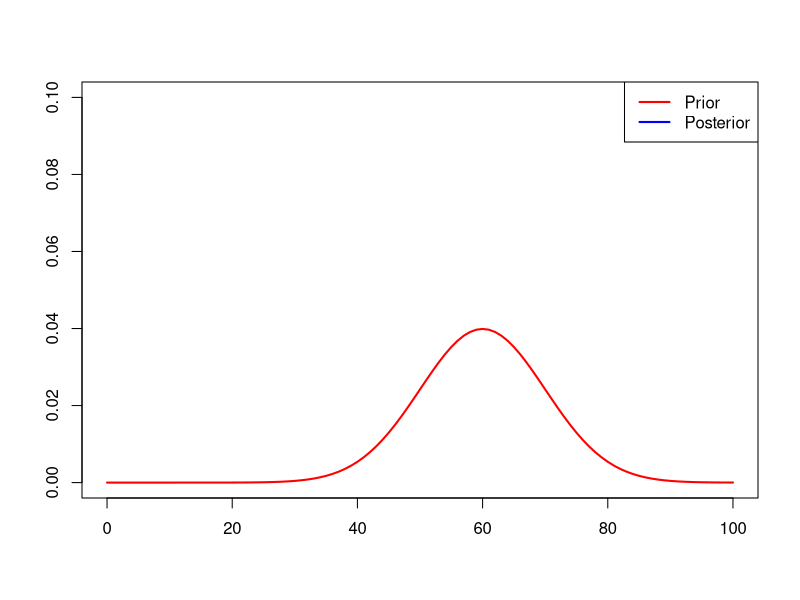
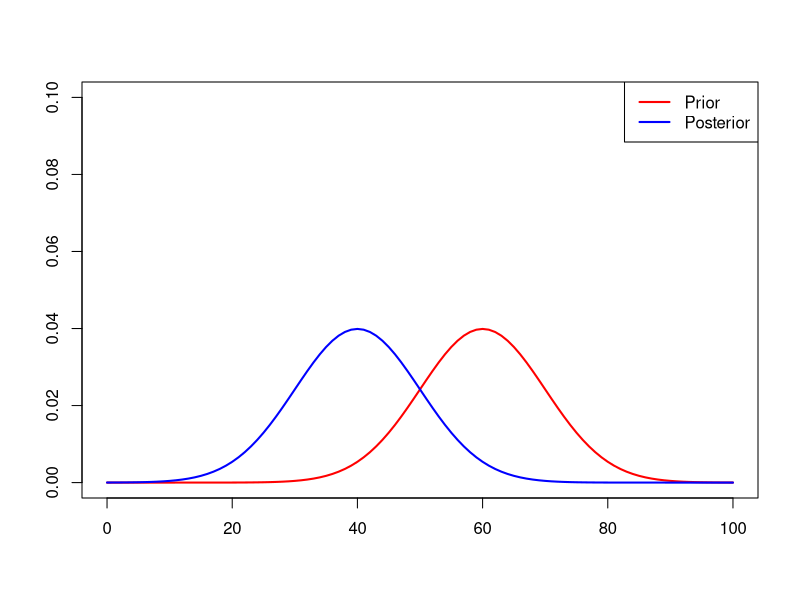
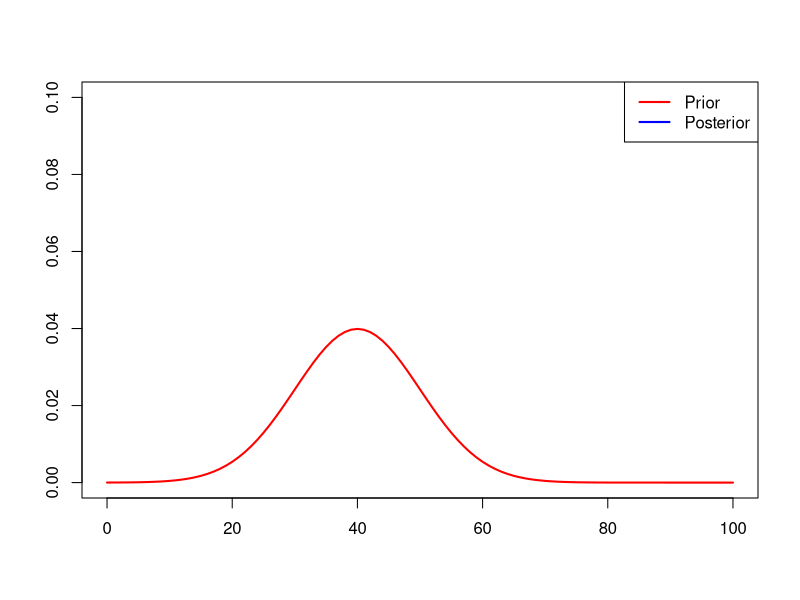
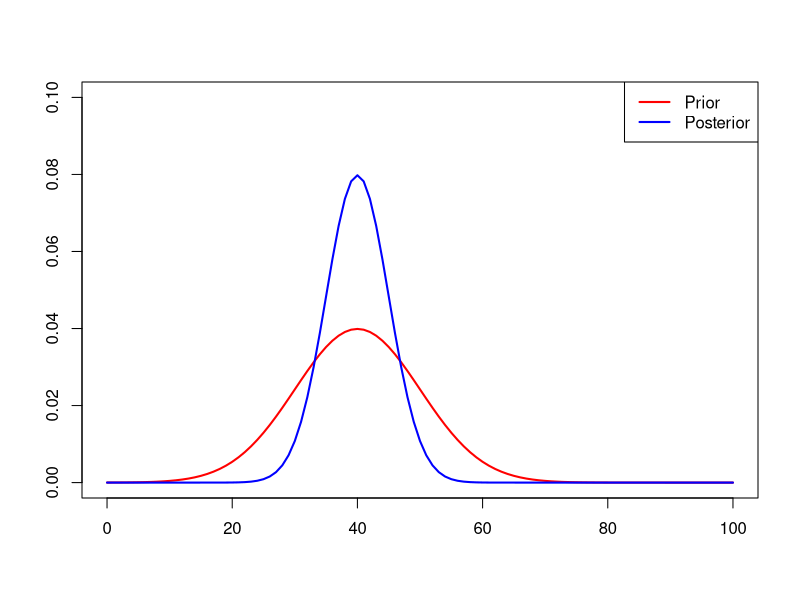
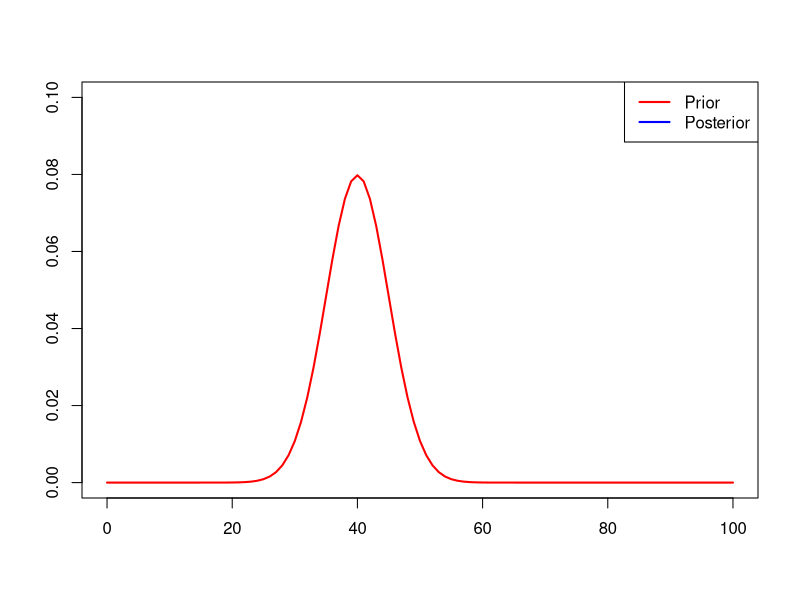
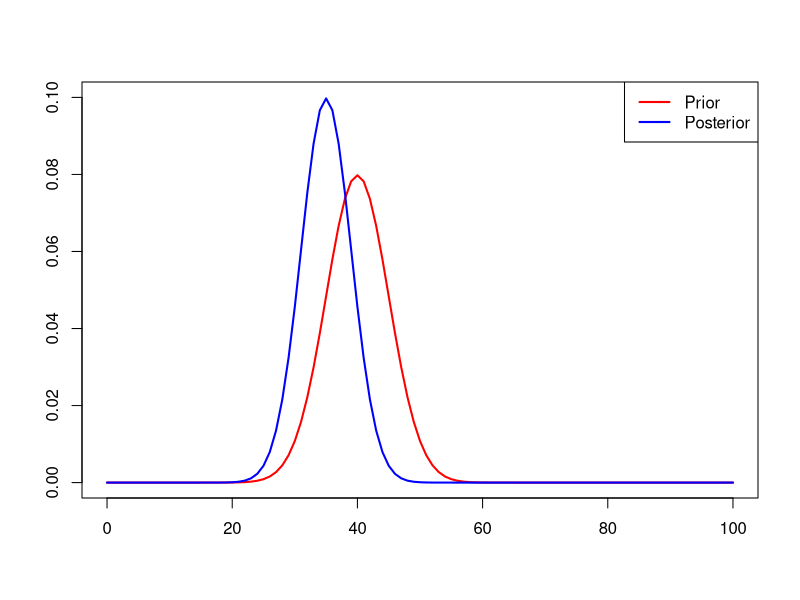
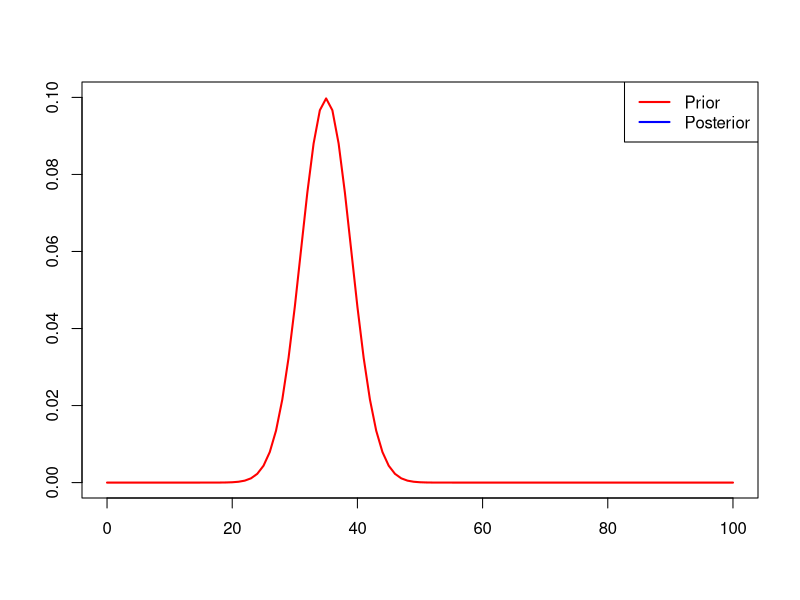
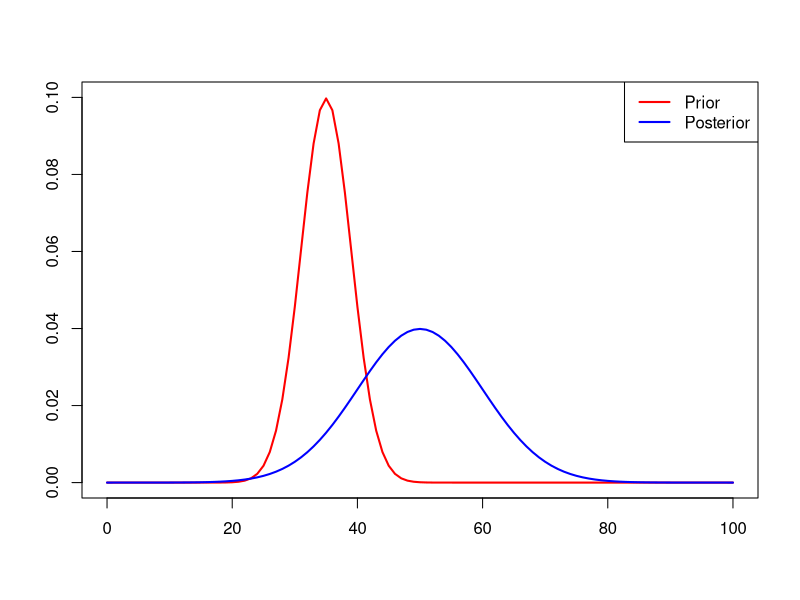

R code for these plots, in order:
## ---- chunk 1
curve(dnorm(x, mean = 60, sd = 10), from = 0, to = 100, ylim = c(0, 0.1), col="red", xlab="", lwd=2, ylab="")
legend("topright", legend = c("Prior", "Posterior"), col = c("red", "blue"), lwd=2)
## ---- chunk 2
# plot(y ~ rnorm(0, 1))
curve(dnorm(x, mean = 60, sd = 10), from = 0, to = 100, ylim = c(0, 0.1), col="red", lwd=2, xlab="", ylab="")
curve(dnorm(x, mean = 40, sd = 10), from = 0, to = 100, col="blue", lwd=2, add=TRUE)
legend("topright", legend = c("Prior", "Posterior"), col = c("red", "blue"), lwd=2)
## ---- chunk 3
curve(dnorm(x, mean = 40, sd = 10), from = 0, to = 100, ylim = c(0, 0.1), col="red", xlab="", ylab="", lwd=2)
legend("topright", legend = c("Prior", "Posterior"), col = c("red", "blue"), lwd=2)
## ---- chunk 4
# plot(y ~ rnorm(0, 1))
curve(dnorm(x, mean = 40, sd = 10), from = 0, to = 100, ylim = c(0, 0.1), col="red", lwd=2, xlab="", ylab="")
curve(dnorm(x, mean = 40, sd = 5), from = 0, to = 100, col="blue", lwd=2, add=TRUE)
legend("topright", legend = c("Prior", "Posterior"), col = c("red", "blue"), lwd=2)
## ---- chunk 5
curve(dnorm(x, mean = 40, sd = 5), from = 0, to = 100, ylim = c(0, 0.1), col="red", lwd=2, xlab="", ylab="")
legend("topright", legend = c("Prior", "Posterior"), col = c("red", "blue"), lwd=2)
## ---- chunk 6
# plot(y ~ rnorm(0, 1))
curve(dnorm(x, mean = 40, sd = 5), from = 0, to = 100, ylim = c(0, 0.1), col="red", lwd=2, xlab="", ylab="")
curve(dnorm(x, mean = 35, sd = 4), from = 0, to = 100, col="blue", lwd=2, add=TRUE)
legend("topright", legend = c("Prior", "Posterior"), col = c("red", "blue"), lwd=2)
## ---- chunk 7
curve(dnorm(x, mean = 35, sd = 4), from = 0, to = 100, ylim = c(0, 0.1), col="red", lwd=2, xlab="", ylab="")
legend("topright", legend = c("Prior", "Posterior"), col = c("red", "blue"), lwd=2)
## ---- chunk 8
# plot(y ~ rnorm(0, 1))
curve(dnorm(x, mean = 35, sd = 4), from = 0, to = 100, ylim = c(0, 0.1), col="red", lwd=2, xlab="", ylab="")
curve(dnorm(x, mean = 50, sd = 10), from = 0, to = 100, col="blue", lwd=2, add=TRUE)
legend("topright", legend = c("Prior", "Posterior"), col = c("red", "blue"), lwd=2)
